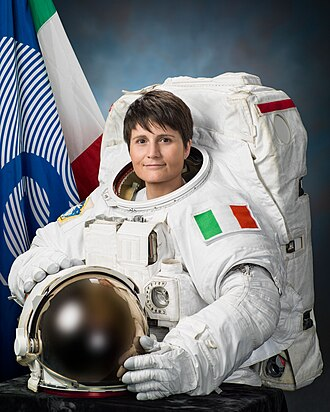
#> input picture candidates/amongus/2.jpg, 330 x 412 px, given in place of app_logo.webp, which was not available
$ python trailer.py out.png
#> lines starting #> are read from the running program, lines starting #| are printed output that depends on the picture; pictures that were not available may be replaced by others from this repository, and a replacement may not be noted
"""kumi-Trailer (9:16, 15 s) aus den eigenen App-Grafiken – für TikTok/Reels. Ohne Ton.

Aufruf: python3 trailer.py <ausgabe.mp4>
"""
import math
import subprocess
import sys
from pathlib import Path

from PIL import Image, ImageDraw, ImageFilter, ImageFont

ROOT = Path(__file__).resolve().parents[2]
RES = ROOT / "app/src/main/res/drawable-nodpi"
BG_SRC = ROOT / "tools/paper/out/app_bg.png"
W, H, FPS, SECONDS = 1080, 1920, 30, 15
FONT = "/usr/share/fonts/truetype/google-fonts/Poppins-Bold.ttf"
INK = (43, 26, 12)

OUT = sys.argv[1] if len(sys.argv) > 1 else "kumi_trailer.mp4"


def load(name, size=None):
    im = Image.open(RES / f"{name}.webp").convert("RGBA")
    if size:
        im = im.resize(size, Image.LANCZOS)
    return im


def font(sz):
    return ImageFont.truetype(FONT, sz)


# ---------------------------------------------------------------- Easing
def clamp(x, a=0.0, b=1.0):
    return max(a, min(b, x))


def ease_out_back(t, s=1.70158):
    t = clamp(t) - 1
    return t * t * ((s + 1) * t + s) + 1


def ease_out(t):
    t = clamp(t)
    return 1 - (1 - t) ** 3


def ease_in(t):
    t = clamp(t)
    return t ** 3


def prog(t, a, b):
    return clamp((t - a) / (b - a))


# ---------------------------------------------------------------- Bausteine
bg_full = Image.open(BG_SRC).convert("RGBA") if BG_SRC.exists() else Image.new("RGBA", (W, 2400), (196, 141, 86, 255))
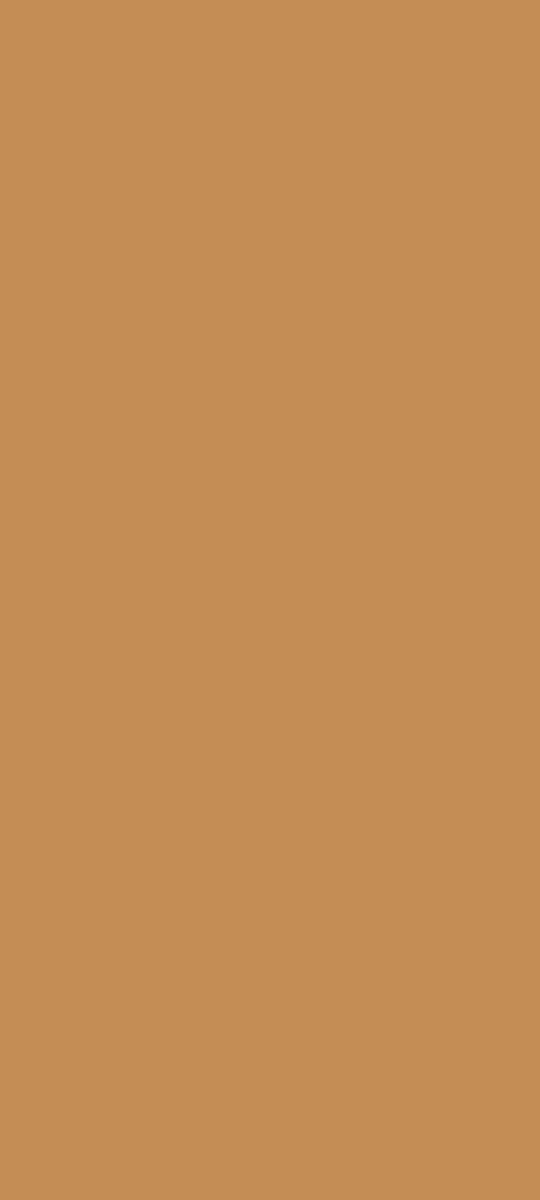
#> bg_full: PIL image 1080x2400 RGBA (shown at 1/2 size); mean R, G, B, A 196, 141, 86, 255
bg = bg_full.resize((W, int(bg_full.height * W / bg_full.width))).crop((0, 0, W, H))
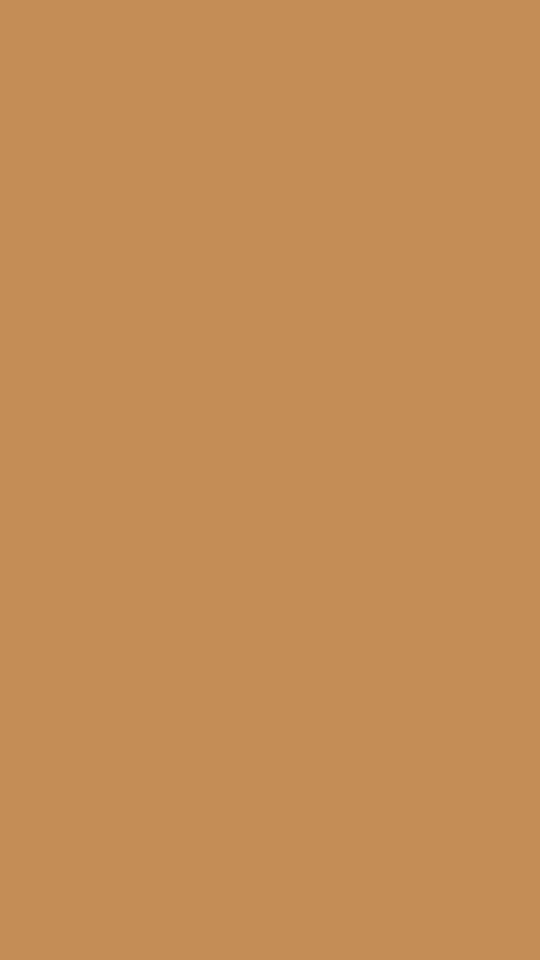
#> bg: PIL image 1080x1920 RGBA (shown at 1/2 size); mean R, G, B, A 196, 141, 86, 255
logo = load("app_logo")
tag_teal = load("tag_teal")
#> call 2 of load, with name = 'tag_teal'
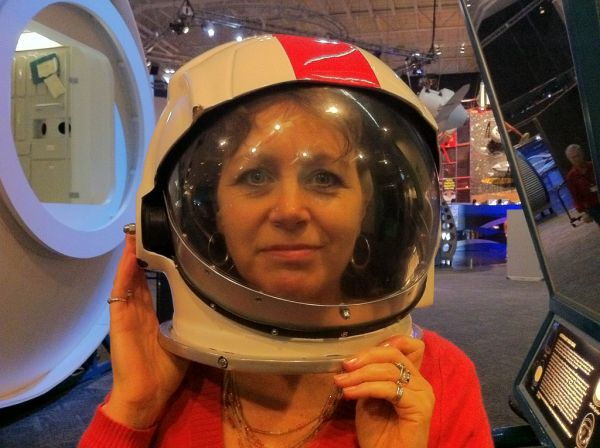
#> input picture candidates/amongus/4.jpg, 600 x 448 px, given in place of tag_teal.webp, which was not available
tag_white = load("tag_white")
yes = load("swipe_yes")
#> (the run stopped early here; a loop or call above may not have finished)
